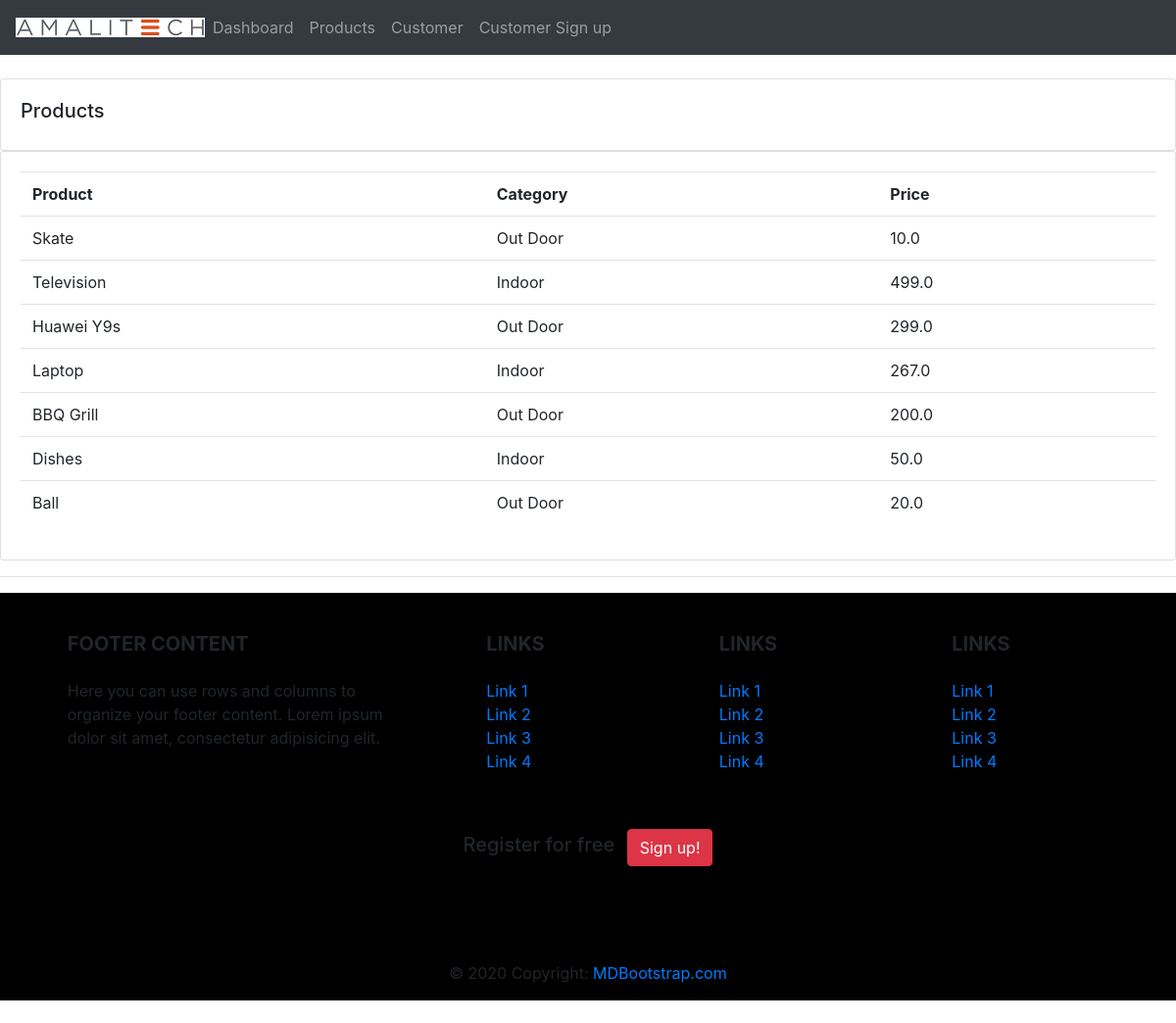
Screenshot of /products/ with the database file from the repository.
### accounts/models.py (models this page shows, shortened)
class Products(models.Model):
    CATEGORY = (
        ('Indoor', 'Indoor'),
        ('Out Door', 'Out Door'),
    )
    name = models.CharField(max_length=200, null=True)
    price = models.FloatField(null=True)
    category = models.CharField(max_length=283, null=True, choices=CATEGORY)
    description = models.CharField(max_length=283, null=True, blank=True)
    date_created = models.DateTimeField(auto_now_add=True)
    tags = models.ManyToManyField(Tag)

### accounts/views.py (the view)
# urls.py: path('products/',views.products, name = 'products'),
def products(request):
    product = Products.objects.all()
    return render(request, 'products.html', {'list':product})

### templates/products.html
{% extends 'main.html'%}
{%block  content%}
<br>
		<div class="row">
			<div class="col-md">
				<div class="card card-body">
					<h5>Products</h5>
				</div>
				<div class="card card-body">
					<table class="table">
						<tr>
							<th>Product</th>
							<th>Category</th>
							<th>Price</th>
						</tr>
						{%for i in list%}
						<tr>
						<td>
							{{i.name}}
							</td>
							<td>
							{{i.category}}
							</td>
							<td>
							{{i.price}}
							</td>
						</tr>
						{%endfor%}
					</table>
				</div>
			</div>
		</div>
{%endblock%}

### rows the page displays
Products: name "Skate", category "Out Door", price "10.0"
Products: name "Television", category "Indoor", price "499.0"
Products: name "Huawei Y9s", category "Out Door", price "299.0"
Products: name "Laptop", category "Indoor", price "267.0"
Products: name "BBQ Grill", category "Out Door", price "200.0"
Products: name "Dishes", category "Indoor", price "50.0"
Products: name "Ball", category "Out Door", price "20.0"
